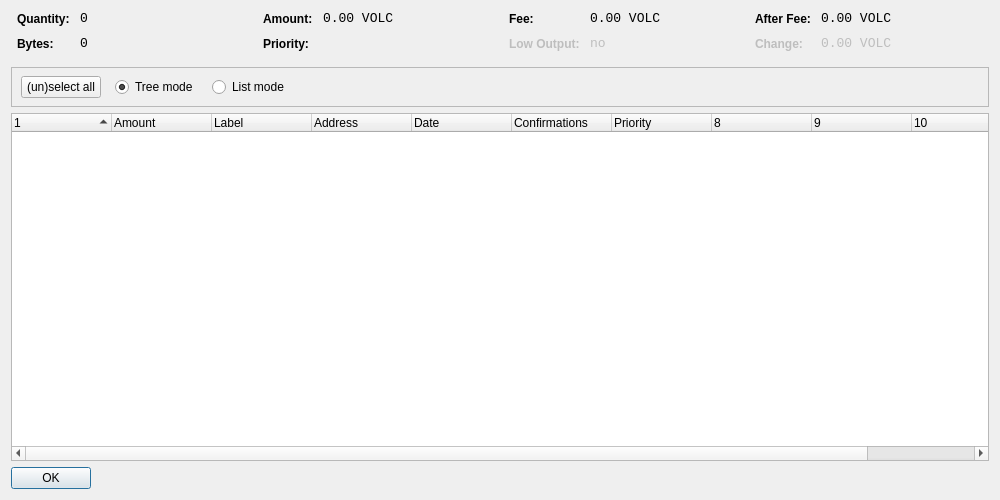
<?xml version="1.0" encoding="UTF-8"?>
<ui version="4.0">
 <class>CoinControlDialog</class>
 <widget class="QDialog" name="CoinControlDialog">
  <property name="geometry">
   <rect>
    <x>0</x>
    <y>0</y>
    <width>1000</width>
    <height>500</height>
   </rect>
  </property>
  <property name="windowTitle">
   <string>Coin Control</string>
  </property>
  <layout class="QVBoxLayout" name="verticalLayout">
   <item>
    <layout class="QHBoxLayout" name="horizontalLayoutTop" stretch="0,0,0,0">
     <property name="topMargin">
      <number>0</number>
     </property>
     <property name="bottomMargin">
      <number>10</number>
     </property>
     <item>
      <layout class="QFormLayout" name="formLayoutCoinControl1">
       <property name="horizontalSpacing">
        <number>10</number>
       </property>
       <property name="verticalSpacing">
        <number>10</number>
       </property>
       <property name="leftMargin">
        <number>6</number>
       </property>
       <property name="rightMargin">
        <number>6</number>
       </property>
       <item row="0" column="0">
        <widget class="QLabel" name="labelCoinControlQuantityText">
         <property name="styleSheet">
          <string notr="true">font-weight:bold;</string>
         </property>
         <property name="text">
          <string>Quantity:</string>
         </property>
        </widget>
       </item>
       <item row="0" column="1">
        <widget class="QLabel" name="labelCoinControlQuantity">
         <property name="font">
          <font>
           <family>Monospace</family>
           <pointsize>10</pointsize>
          </font>
         </property>
         <property name="cursor">
          <cursorShape>IBeamCursor</cursorShape>
         </property>
         <property name="contextMenuPolicy">
          <enum>Qt::ActionsContextMenu</enum>
         </property>
         <property name="text">
          <string>0</string>
         </property>
         <property name="textInteractionFlags">
          <set>Qt::LinksAccessibleByMouse|Qt::TextSelectableByKeyboard|Qt::TextSelectableByMouse</set>
         </property>
        </widget>
       </item>
       <item row="1" column="0">
        <widget class="QLabel" name="labelCoinControlBytesText">
         <property name="styleSheet">
          <string notr="true">font-weight:bold;</string>
         </property>
         <property name="text">
          <string>Bytes:</string>
         </property>
        </widget>
       </item>
       <item row="1" column="1">
        <widget class="QLabel" name="labelCoinControlBytes">
         <property name="font">
          <font>
           <family>Monospace</family>
           <pointsize>10</pointsize>
          </font>
         </property>
         <property name="cursor">
          <cursorShape>IBeamCursor</cursorShape>
         </property>
         <property name="contextMenuPolicy">
          <enum>Qt::ActionsContextMenu</enum>
         </property>
         <property name="text">
          <string>0</string>
         </property>
         <property name="textInteractionFlags">
          <set>Qt::LinksAccessibleByMouse|Qt::TextSelectableByKeyboard|Qt::TextSelectableByMouse</set>
         </property>
        </widget>
       </item>
      </layout>
     </item>
     <item>
      <layout class="QFormLayout" name="formLayoutCoinControl2">
       <property name="horizontalSpacing">
        <number>10</number>
       </property>
       <property name="verticalSpacing">
        <number>10</number>
       </property>
       <property name="leftMargin">
        <number>6</number>
       </property>
       <property name="rightMargin">
        <number>6</number>
       </property>
       <item row="0" column="0">
        <widget class="QLabel" name="labelCoinControlAmountText">
         <property name="styleSheet">
          <string notr="true">font-weight:bold;</string>
         </property>
         <property name="text">
          <string>Amount:</string>
         </property>
        </widget>
       </item>
       <item row="0" column="1">
        <widget class="QLabel" name="labelCoinControlAmount">
         <property name="font">
          <font>
           <family>Monospace</family>
           <pointsize>10</pointsize>
          </font>
         </property>
         <property name="cursor">
          <cursorShape>IBeamCursor</cursorShape>
         </property>
         <property name="contextMenuPolicy">
          <enum>Qt::ActionsContextMenu</enum>
         </property>
         <property name="text">
          <string>0.00 VOLC</string>
         </property>
         <property name="textInteractionFlags">
          <set>Qt::LinksAccessibleByMouse|Qt::TextSelectableByKeyboard|Qt::TextSelectableByMouse</set>
         </property>
        </widget>
       </item>
       <item row="1" column="0">
        <widget class="QLabel" name="labelCoinControlPriorityText">
         <property name="styleSheet">
          <string notr="true">font-weight:bold;</string>
         </property>
         <property name="text">
          <string>Priority:</string>
         </property>
        </widget>
       </item>
       <item row="1" column="1">
        <widget class="QLabel" name="labelCoinControlPriority">
         <property name="font">
          <font>
           <family>Monospace</family>
           <pointsize>10</pointsize>
          </font>
         </property>
         <property name="cursor">
          <cursorShape>IBeamCursor</cursorShape>
         </property>
         <property name="contextMenuPolicy">
          <enum>Qt::ActionsContextMenu</enum>
         </property>
         <property name="text">
          <string/>
         </property>
         <property name="textInteractionFlags">
          <set>Qt::LinksAccessibleByMouse|Qt::TextSelectableByKeyboard|Qt::TextSelectableByMouse</set>
         </property>
        </widget>
       </item>
      </layout>
     </item>
     <item>
      <layout class="QFormLayout" name="formLayoutCoinControl3">
       <property name="horizontalSpacing">
        <number>10</number>
       </property>
       <property name="verticalSpacing">
        <number>10</number>
       </property>
       <property name="leftMargin">
        <number>6</number>
       </property>
       <property name="rightMargin">
        <number>6</number>
       </property>
       <item row="0" column="0">
        <widget class="QLabel" name="labelCoinControlFeeText">
         <property name="styleSheet">
          <string notr="true">font-weight:bold;</string>
         </property>
         <property name="text">
          <string>Fee:</string>
         </property>
        </widget>
       </item>
       <item row="0" column="1">
        <widget class="QLabel" name="labelCoinControlFee">
         <property name="font">
          <font>
           <family>Monospace</family>
           <pointsize>10</pointsize>
          </font>
         </property>
         <property name="cursor">
          <cursorShape>IBeamCursor</cursorShape>
         </property>
         <property name="contextMenuPolicy">
          <enum>Qt::ActionsContextMenu</enum>
         </property>
         <property name="text">
          <string>0.00 VOLC</string>
         </property>
         <property name="textInteractionFlags">
          <set>Qt::LinksAccessibleByMouse|Qt::TextSelectableByKeyboard|Qt::TextSelectableByMouse</set>
         </property>
        </widget>
       </item>
       <item row="1" column="0">
        <widget class="QLabel" name="labelCoinControlLowOutputText">
         <property name="enabled">
          <bool>false</bool>
         </property>
         <property name="styleSheet">
          <string notr="true">font-weight:bold;</string>
         </property>
         <property name="text">
          <string>Low Output:</string>
         </property>
        </widget>
       </item>
       <item row="1" column="1">
        <widget class="QLabel" name="labelCoinControlLowOutput">
         <property name="enabled">
          <bool>false</bool>
         </property>
         <property name="font">
          <font>
           <family>Monospace</family>
           <pointsize>10</pointsize>
          </font>
         </property>
         <property name="cursor">
          <cursorShape>IBeamCursor</cursorShape>
         </property>
         <property name="contextMenuPolicy">
          <enum>Qt::ActionsContextMenu</enum>
         </property>
         <property name="text">
          <string>no</string>
         </property>
         <property name="textInteractionFlags">
          <set>Qt::LinksAccessibleByMouse|Qt::TextSelectableByKeyboard|Qt::TextSelectableByMouse</set>
         </property>
        </widget>
       </item>
      </layout>
     </item>
     <item>
      <layout class="QFormLayout" name="formLayoutCoinControl4">
       <property name="horizontalSpacing">
        <number>10</number>
       </property>
       <property name="verticalSpacing">
        <number>10</number>
       </property>
       <property name="leftMargin">
        <number>6</number>
       </property>
       <property name="rightMargin">
        <number>6</number>
       </property>
       <item row="0" column="0">
        <widget class="QLabel" name="labelCoinControlAfterFeeText">
         <property name="styleSheet">
          <string notr="true">font-weight:bold;</string>
         </property>
         <property name="text">
          <string>After Fee:</string>
         </property>
        </widget>
       </item>
       <item row="0" column="1">
        <widget class="QLabel" name="labelCoinControlAfterFee">
         <property name="font">
          <font>
           <family>Monospace</family>
           <pointsize>10</pointsize>
          </font>
         </property>
         <property name="cursor">
          <cursorShape>IBeamCursor</cursorShape>
         </property>
         <property name="contextMenuPolicy">
          <enum>Qt::ActionsContextMenu</enum>
         </property>
         <property name="text">
          <string>0.00 VOLC</string>
         </property>
         <property name="textInteractionFlags">
          <set>Qt::LinksAccessibleByMouse|Qt::TextSelectableByKeyboard|Qt::TextSelectableByMouse</set>
         </property>
        </widget>
       </item>
       <item row="1" column="0">
        <widget class="QLabel" name="labelCoinControlChangeText">
         <property name="enabled">
          <bool>false</bool>
         </property>
         <property name="styleSheet">
          <string notr="true">font-weight:bold;</string>
         </property>
         <property name="text">
          <string>Change:</string>
         </property>
        </widget>
       </item>
       <item row="1" column="1">
        <widget class="QLabel" name="labelCoinControlChange">
         <property name="enabled">
          <bool>false</bool>
         </property>
         <property name="font">
          <font>
           <family>Monospace</family>
           <pointsize>10</pointsize>
          </font>
         </property>
         <property name="cursor">
          <cursorShape>IBeamCursor</cursorShape>
         </property>
         <property name="contextMenuPolicy">
          <enum>Qt::ActionsContextMenu</enum>
         </property>
         <property name="text">
          <string>0.00 VOLC</string>
         </property>
         <property name="textInteractionFlags">
          <set>Qt::LinksAccessibleByMouse|Qt::TextSelectableByKeyboard|Qt::TextSelectableByMouse</set>
         </property>
        </widget>
       </item>
      </layout>
     </item>
    </layout>
   </item>
   <item>
    <widget class="QFrame" name="frame">
     <property name="minimumSize">
      <size>
       <width>0</width>
       <height>40</height>
      </size>
     </property>
     <property name="frameShape">
      <enum>QFrame::StyledPanel</enum>
     </property>
     <property name="frameShadow">
      <enum>QFrame::Sunken</enum>
     </property>
     <widget class="QWidget" name="horizontalLayoutWidget">
      <property name="geometry">
       <rect>
        <x>10</x>
        <y>0</y>
        <width>781</width>
        <height>41</height>
       </rect>
      </property>
      <layout class="QHBoxLayout" name="horizontalLayoutPanel" stretch="0,0,0,0">
       <property name="spacing">
        <number>14</number>
       </property>
       <item>
        <widget class="QPushButton" name="pushButtonSelectAll">
         <property name="sizePolicy">
          <sizepolicy hsizetype="Maximum" vsizetype="Fixed">
           <horstretch>0</horstretch>
           <verstretch>0</verstretch>
          </sizepolicy>
         </property>
         <property name="text">
          <string>(un)select all</string>
         </property>
        </widget>
       </item>
       <item>
        <widget class="QRadioButton" name="radioTreeMode">
         <property name="sizePolicy">
          <sizepolicy hsizetype="Maximum" vsizetype="Fixed">
           <horstretch>0</horstretch>
           <verstretch>0</verstretch>
          </sizepolicy>
         </property>
         <property name="text">
          <string>Tree mode</string>
         </property>
         <property name="checked">
          <bool>true</bool>
         </property>
        </widget>
       </item>
       <item>
        <widget class="QRadioButton" name="radioListMode">
         <property name="sizePolicy">
          <sizepolicy hsizetype="Maximum" vsizetype="Fixed">
           <horstretch>0</horstretch>
           <verstretch>0</verstretch>
          </sizepolicy>
         </property>
         <property name="text">
          <string>List mode</string>
         </property>
        </widget>
       </item>
       <item>
        <spacer name="horizontalSpacer">
         <property name="orientation">
          <enum>Qt::Horizontal</enum>
         </property>
         <property name="sizeHint" stdset="0">
          <size>
           <width>40</width>
           <height>20</height>
          </size>
         </property>
        </spacer>
       </item>
      </layout>
     </widget>
    </widget>
   </item>
   <item>
    <widget class="CoinControlTreeWidget" name="treeWidget">
     <property name="contextMenuPolicy">
      <enum>Qt::CustomContextMenu</enum>
     </property>
     <property name="sortingEnabled">
      <bool>false</bool>
     </property>
     <property name="columnCount">
      <number>11</number>
     </property>
     <attribute name="headerShowSortIndicator" stdset="0">
      <bool>true</bool>
     </attribute>
     <attribute name="headerStretchLastSection">
      <bool>false</bool>
     </attribute>
     <column>
      <property name="text">
       <string/>
      </property>
     </column>
     <column>
      <property name="text">
       <string>Amount</string>
      </property>
     </column>
     <column>
      <property name="text">
       <string>Label</string>
      </property>
     </column>
     <column>
      <property name="text">
       <string>Address</string>
      </property>
     </column>
     <column>
      <property name="text">
       <string>Date</string>
      </property>
     </column>
     <column>
      <property name="text">
       <string>Confirmations</string>
      </property>
      <property name="toolTip">
       <string>Confirmed</string>
      </property>
     </column>
     <column>
      <property name="text">
       <string>Priority</string>
      </property>
     </column>
     <column>
      <property name="text">
       <string/>
      </property>
     </column>
     <column>
      <property name="text">
       <string/>
      </property>
     </column>
     <column>
      <property name="text">
       <string/>
      </property>
     </column>
     <column>
      <property name="text">
       <string/>
      </property>
     </column>
    </widget>
   </item>
   <item>
    <widget class="QDialogButtonBox" name="buttonBox">
     <property name="sizePolicy">
      <sizepolicy hsizetype="Maximum" vsizetype="Fixed">
       <horstretch>0</horstretch>
       <verstretch>0</verstretch>
      </sizepolicy>
     </property>
     <property name="orientation">
      <enum>Qt::Horizontal</enum>
     </property>
     <property name="standardButtons">
      <set>QDialogButtonBox::Ok</set>
     </property>
    </widget>
   </item>
  </layout>
 </widget>
 <customwidgets>
  <customwidget>
   <class>CoinControlTreeWidget</class>
   <extends>QTreeWidget</extends>
   <header>coincontroltreewidget.h</header>
  </customwidget>
 </customwidgets>
 <resources/>
 <connections/>
</ui>
